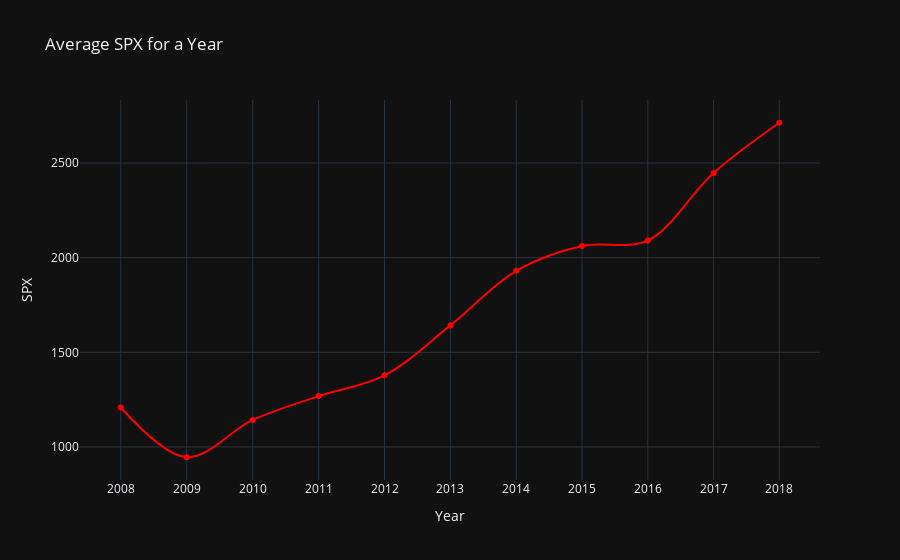
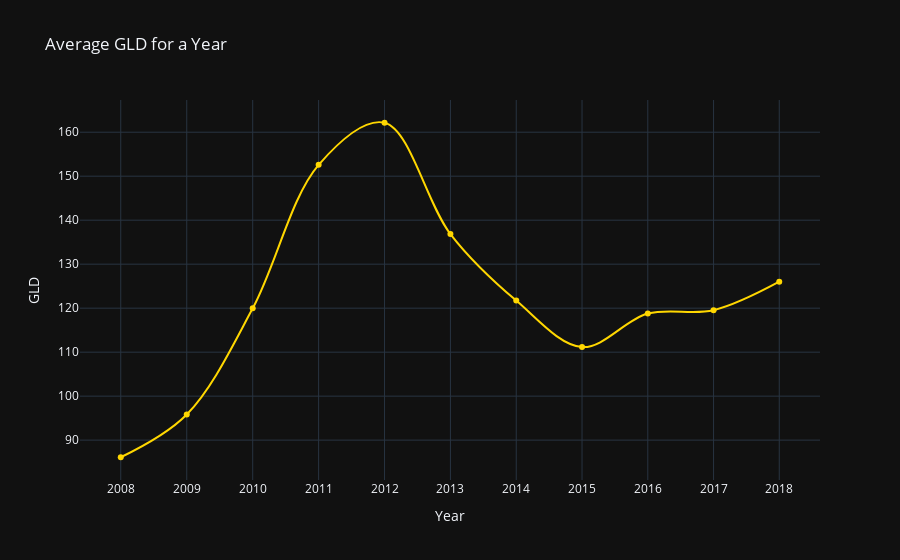
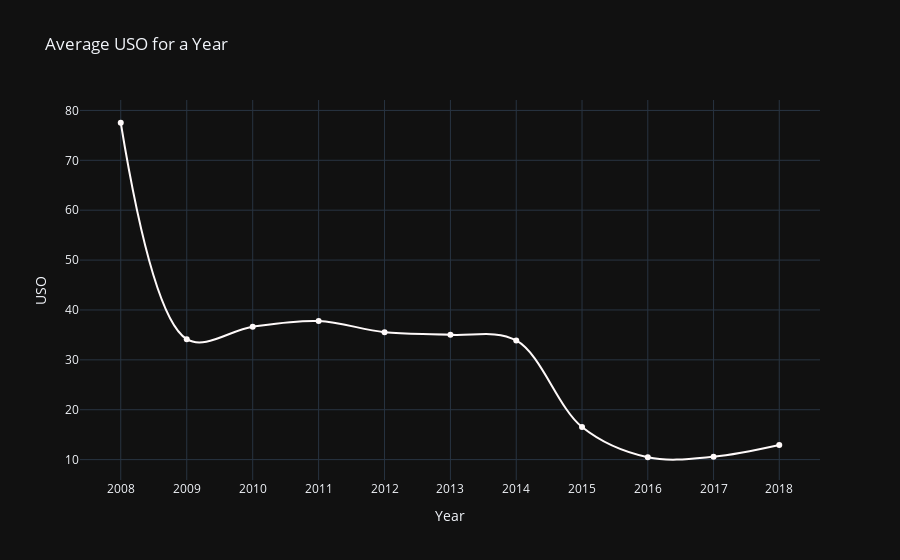
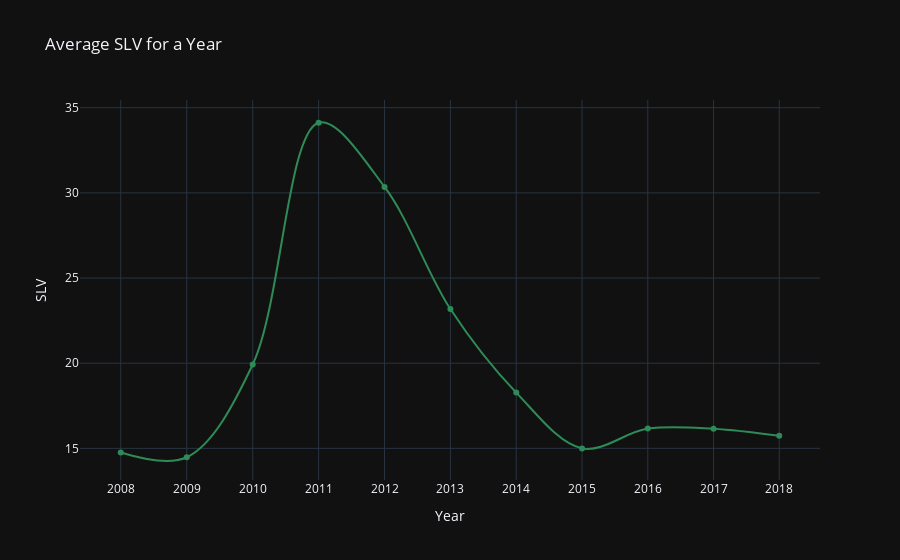

The notebook cell these images were saved under, in order:
### Markdown cell above
## Average Features for a Year

### Code cell
Year_Avg_all = df.groupby('Year').mean()
colors = ["red", "gold", "snow", "seagreen", "blue"]
columns = list(Year_Avg_all.columns)
for column ,color in zip(columns,colors):
  iplot(px.line(Year_Avg_all,
                title=f'Average {column} for a Year',
                x = Year_Avg_all.index,
                y = Year_Avg_all[column],
                log_x = True,
                template = 'plotly_dark',
                markers = '*',
                line_shape = 'spline',
                color_discrete_sequence=[color]
        ))

### Figure 1 — Plotly figure (JSON) as saved in the notebook; plotly's stock layout.template omitted (floating-point values rounded to 4 significant figures)
{"data": [{"hovertemplate": "Year=%{x}<br>SPX=%{y}<extra></extra>", "legendgroup": "", "line": {"color": "red", "dash": "solid", "shape": "spline"}, "marker": {"symbol": "circle"}, "mode": "lines+markers", "name": "", "orientation": "v", "showlegend": false, "type": "scatter", "x": [2008, 2009, 2010, 2011, 2012, 2013, 2014, 2015, 2016, 2017, 2018], "xaxis": "x", "y": [1208.0, 945.6, 1143.0, 1269.0, 1378.0, 1642.0, 1931.0, 2062.0, 2091.0, 2448.0, 2713.0], "yaxis": "y"}], "layout": {"legend": {"tracegroupgap": 0}, "title": {"text": "Average SPX for a Year"}, "xaxis": {"anchor": "y", "domain": [0, 1], "title": {"text": "Year"}, "type": "log"}, "yaxis": {"anchor": "x", "domain": [0, 1], "title": {"text": "SPX"}}}}

### Figure 2 — Plotly figure (JSON) as saved in the notebook; plotly's stock layout.template omitted (floating-point values rounded to 4 significant figures)
{"data": [{"hovertemplate": "Year=%{x}<br>GLD=%{y}<extra></extra>", "legendgroup": "", "line": {"color": "gold", "dash": "solid", "shape": "spline"}, "marker": {"symbol": "circle"}, "mode": "lines+markers", "name": "", "orientation": "v", "showlegend": false, "type": "scatter", "x": [2008, 2009, 2010, 2011, 2012, 2013, 2014, 2015, 2016, 2017, 2018], "xaxis": "x", "y": [86.11, 95.83, 120.0, 152.6, 162.2, 136.9, 121.7, 111.2, 118.8, 119.5, 126.0], "yaxis": "y"}], "layout": {"legend": {"tracegroupgap": 0}, "title": {"text": "Average GLD for a Year"}, "xaxis": {"anchor": "y", "domain": [0, 1], "title": {"text": "Year"}, "type": "log"}, "yaxis": {"anchor": "x", "domain": [0, 1], "title": {"text": "GLD"}}}}

### Figure 3 — Plotly figure (JSON) as saved in the notebook; plotly's stock layout.template omitted (floating-point values rounded to 4 significant figures)
{"data": [{"hovertemplate": "Year=%{x}<br>USO=%{y}<extra></extra>", "legendgroup": "", "line": {"color": "snow", "dash": "solid", "shape": "spline"}, "marker": {"symbol": "circle"}, "mode": "lines+markers", "name": "", "orientation": "v", "showlegend": false, "type": "scatter", "x": [2008, 2009, 2010, 2011, 2012, 2013, 2014, 2015, 2016, 2017, 2018], "xaxis": "x", "y": [77.53, 34.15, 36.65, 37.78, 35.54, 35.01, 33.89, 16.53, 10.47, 10.57, 12.92], "yaxis": "y"}], "layout": {"legend": {"tracegroupgap": 0}, "title": {"text": "Average USO for a Year"}, "xaxis": {"anchor": "y", "domain": [0, 1], "title": {"text": "Year"}, "type": "log"}, "yaxis": {"anchor": "x", "domain": [0, 1], "title": {"text": "USO"}}}}

### Figure 4 — Plotly figure (JSON) as saved in the notebook; plotly's stock layout.template omitted (floating-point values rounded to 4 significant figures)
{"data": [{"hovertemplate": "Year=%{x}<br>SLV=%{y}<extra></extra>", "legendgroup": "", "line": {"color": "seagreen", "dash": "solid", "shape": "spline"}, "marker": {"symbol": "circle"}, "mode": "lines+markers", "name": "", "orientation": "v", "showlegend": false, "type": "scatter", "x": [2008, 2009, 2010, 2011, 2012, 2013, 2014, 2015, 2016, 2017, 2018], "xaxis": "x", "y": [14.76, 14.48, 19.92, 34.12, 30.35, 23.18, 18.28, 15.0, 16.16, 16.15, 15.73], "yaxis": "y"}], "layout": {"legend": {"tracegroupgap": 0}, "title": {"text": "Average SLV for a Year"}, "xaxis": {"anchor": "y", "domain": [0, 1], "title": {"text": "Year"}, "type": "log"}, "yaxis": {"anchor": "x", "domain": [0, 1], "title": {"text": "SLV"}}}}
